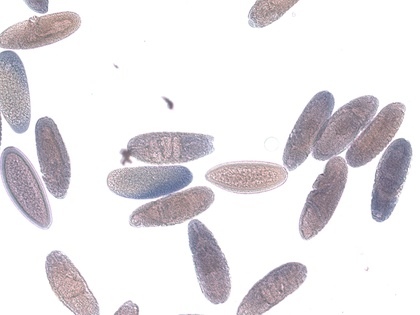
%> input picture A6/drosophilas/insitu107595.jpg, 420 x 315 px, shrunk from 1200 x 900 before the run
$ octave A6.m   (GNU Octave 9; MATLAB toolbox functions it lacks are replaced by stand-ins)
%> lines starting %> are read from the running program, lines starting %| are printed output that depends on the picture; in (x1, y1, x2, y2) boxes, pixels count from 0 and x2, y2 are one past the last pixel; in counts of white or black regions, pixels touching at a corner belong together; the program's own positions count from 1
pkg load image

names = ["insitu107595.jpg"; "insitu107596.jpg"; "insitu107597.jpg"; "insitu107598.jpg"; "insitu107599.jpg"; "insitu107600.jpg"; "insitu107601.jpg"; "insitu107602.jpg"];
imgSrc = cellstr(names);

for i = 1:8

  img = imread(imgSrc{i});
%> img is the input picture: size 315x420x3 uint8; mean R, G, B 230.7, 227.5, 230.5
  img = rgb2gray(img);
%> img: size 315x420 uint8
  #img = imfilter(img, fspecial("average", [5,5]));
  threshold = sum(sum(img))/ (size(img,1) * size(img,2));
%> threshold = 228.8
  newThreshold = 0;

  while( abs(newThreshold - threshold) > (0.1*threshold) )
    G1 = img;
    G2 = img;

    G1(img > threshold) = 0;
    G2(img < threshold) = 0;

    G1 = nonzeros(G1);
    G2 = nonzeros(G2);
    G1 = sum(G1) / size(G1,1);
    G2 = sum(G2) / size(G2,1);

    threshold = newThreshold;
    newThreshold = ((G1+G2) / 2);
  endwhile
%> this loop made 2 passes
%> (G1, G2, threshold, newThreshold) on passes 1 to 2: (161.7, 254.6, 0, 208.2), (NaN, 228.8, 208.2, NaN)

  segmented = zeros(size(img));
  segmented(img < threshold) = 1;
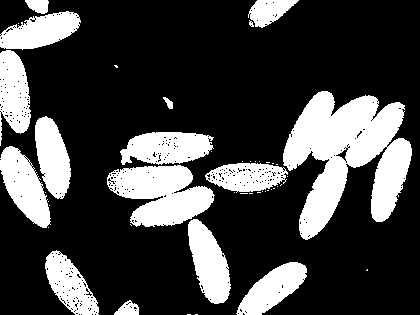
%> segmented: size 315x420 double; values 0 (black) and 1 (white), 26.2% white; 46 white regions (30 under 20 px), largest, box (x1, y1, x2, y2) and area: (283, 91, 412, 240) 10508, (107, 165, 215, 227) 4316, (120, 132, 214, 165) 2311

  subplot(4, 2, (i));
  imshow(segmented);
endfor
%> pass 2 of the loop `for i = 1:8`:
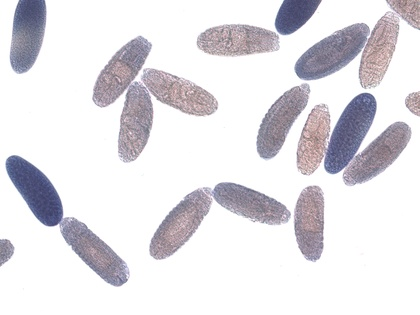
%> input picture A6/drosophilas/insitu107596.jpg, 420 x 315 px, shrunk from 1200 x 900 before the run
%> img is the input picture: size 315x420x3 uint8; mean R, G, B 226.2, 223.9, 228.4
%> `img = rgb2gray(img);`:
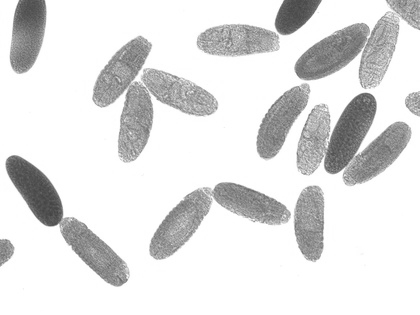
%> img: size 315x420 uint8; min 67, max 255, mean 225.1
%> `threshold = sum(sum(img))/ (size(img,1) * size(img,2));`: threshold = 225.1
%> the loop `while( abs(newThreshold - threshold) > (0.1*threshold) )` made 2 passes
%> (G1, G2, threshold, newThreshold) on passes 1 to 2: (148.1, 254.6, 0, 201.3), (NaN, 225.1, 201.3, NaN)
%> `segmented(img < threshold) = 1;`:
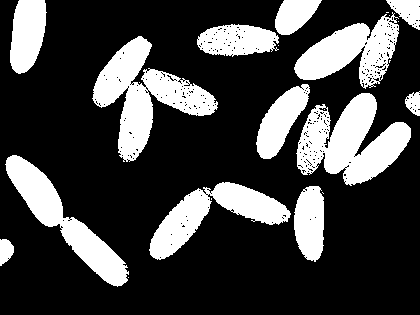
%> segmented: size 315x420 double; values 0 (black) and 1 (white), 26.2% white; 23 white regions (10 under 20 px), largest, box (x1, y1, x2, y2) and area: (92, 36, 218, 162) 6006, (296, 93, 411, 186) 5897, (5, 155, 129, 287) 4369
%> pass 3 of the loop `for i = 1:8`:
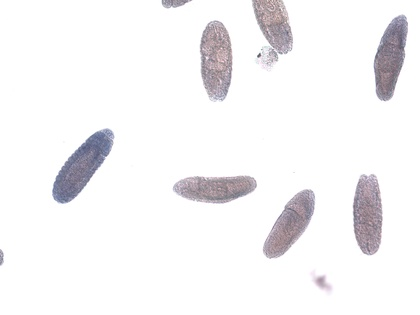
%> input picture A6/drosophilas/insitu107597.jpg, 420 x 315 px, shrunk from 1200 x 900 before the run
%> img is the input picture: size 315x420x3 uint8; mean R, G, B 244.7, 243.5, 244.9
%> img: size 315x420 uint8
%> `threshold = sum(sum(img))/ (size(img,1) * size(img,2));`: threshold = 244
%> the loop `while( abs(newThreshold - threshold) > (0.1*threshold) )` made 2 passes
%> (G1, G2, threshold, newThreshold) on passes 1 to 2: (158.7, 254.9, 0, 206.8), (NaN, 244, 206.8, NaN)
%> `segmented(img < threshold) = 1;`:
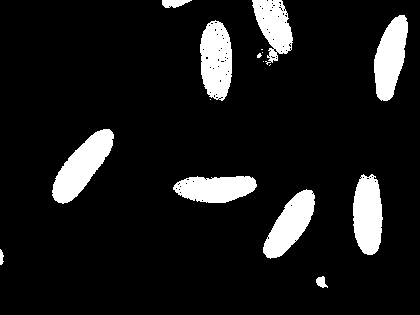
%> segmented: size 315x420 double; values 0 (black) and 1 (white), 10.3% white; 16 white regions (6 under 20 px), largest, box (x1, y1, x2, y2) and area: (52, 129, 114, 204) 2238, (200, 20, 232, 101) 2017, (374, 15, 408, 101) 1933
%> (the run ends here)
